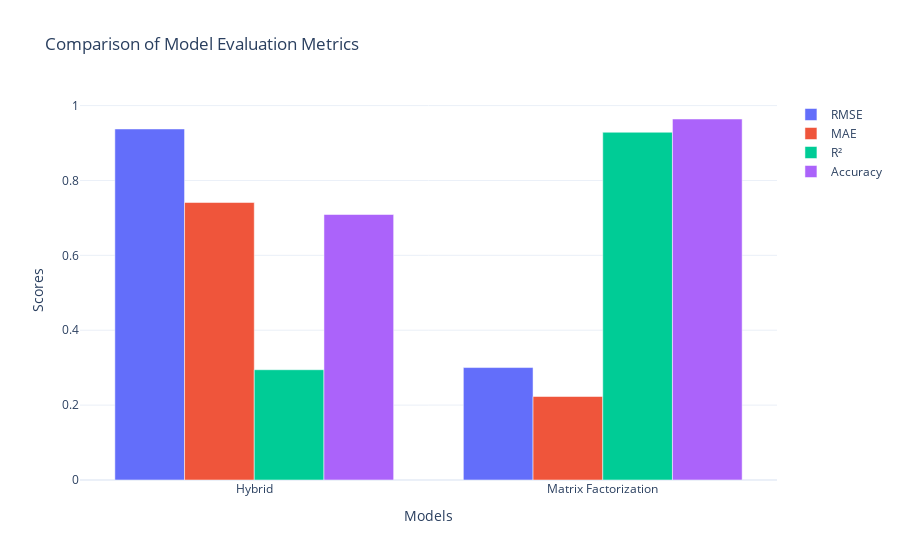

This figure's notebook cell:
### Markdown cell above
## Comparing the Perfomances of Both the Models

### Code cell
import pandas as pd
import plotly.graph_objects as go

# Define the evaluation metrics for the two models
hybrid_metrics = {
    'Model': 'Hybrid',
    'RMSE': rmse2,
    'MAE': mae2,
    'R²': r2_score2,
    'Accuracy': accuracy2
}

matrixf_metrics = {
    'Model': 'Matrix Factorization',
    'RMSE': rmse1,
    'MAE': mae1,
    'R²': r2_score1,
    'Accuracy': accuracy1
}

# Create a DataFrame to store the metrics
metrics_df = pd.DataFrame([hybrid_metrics, matrixf_metrics])

# Print the DataFrame
print(metrics_df)

# Create a grouped bar chart to compare the models
fig = go.Figure()

metrics = ['RMSE', 'MAE', 'R²', 'Accuracy']

for metric in metrics:
    fig.add_trace(go.Bar(
        x=metrics_df['Model'],
        y=metrics_df[metric],
        name=metric
    ))

# Customize the layout
fig.update_layout(
    title="Comparison of Model Evaluation Metrics",
    xaxis_title="Models",
    yaxis_title="Scores",
    barmode='group',
    template="plotly_white"
)

# Show the plot
fig.show()

### Figure 1 — Plotly figure (JSON) as saved in the notebook; plotly's stock layout.template omitted (floating-point values rounded to 4 significant figures)
{"data": [{"name": "RMSE", "type": "bar", "x": ["Hybrid", "Matrix Factorization"], "y": [0.9376, 0.3003]}, {"name": "MAE", "type": "bar", "x": ["Hybrid", "Matrix Factorization"], "y": [0.7411, 0.223]}, {"name": "R²", "type": "bar", "x": ["Hybrid", "Matrix Factorization"], "y": [0.2945, 0.9288]}, {"name": "Accuracy", "type": "bar", "x": ["Hybrid", "Matrix Factorization"], "y": [0.7091, 0.9642]}], "layout": {"autosize": true, "barmode": "group", "title": {"text": "Comparison of Model Evaluation Metrics"}, "xaxis": {"autorange": true, "range": [-0.5, 1.5], "title": {"text": "Models"}, "type": "category"}, "yaxis": {"autorange": true, "range": [0, 1.015], "title": {"text": "Scores"}, "type": "linear"}}}
